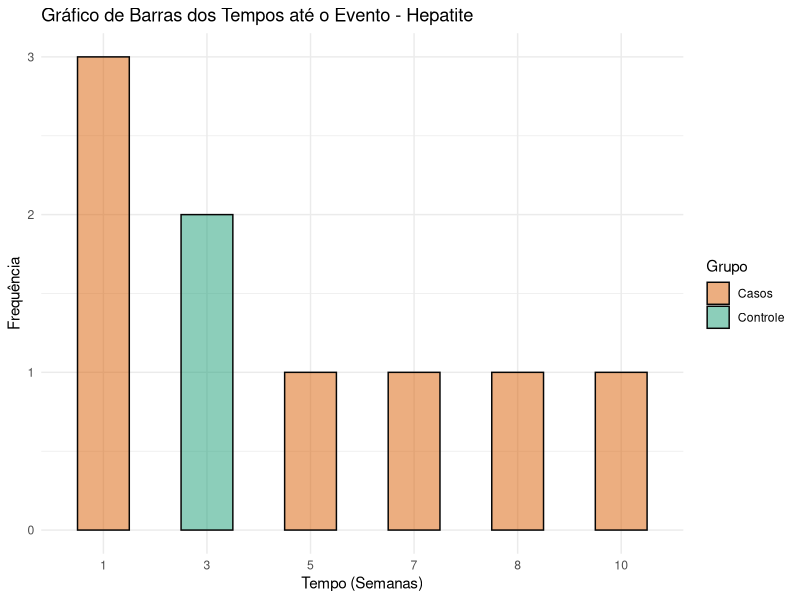
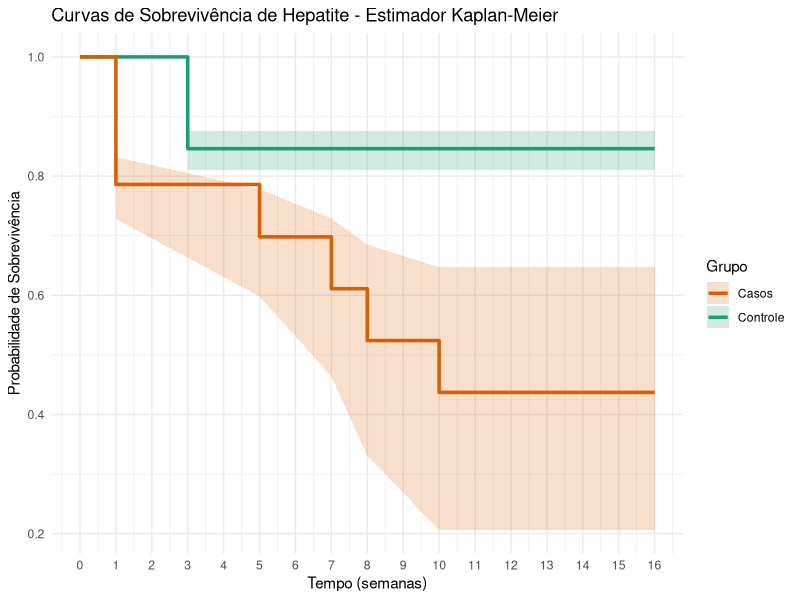
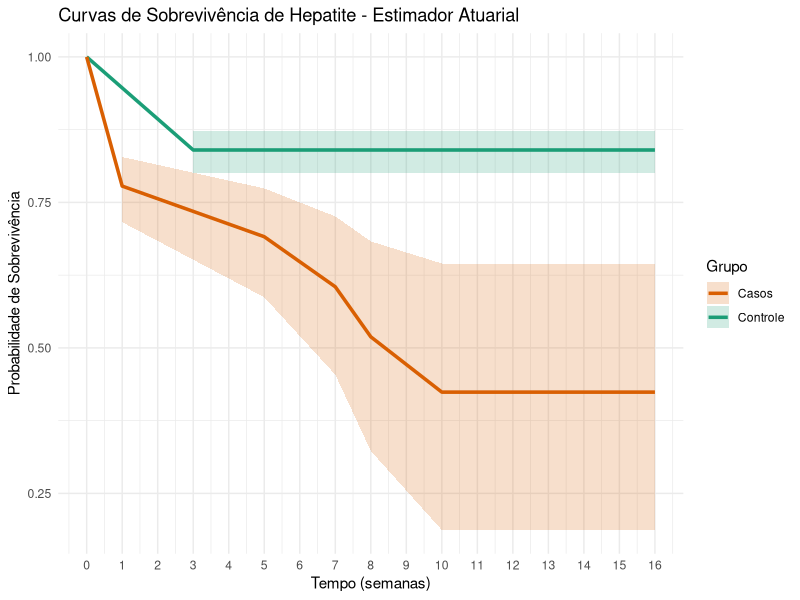
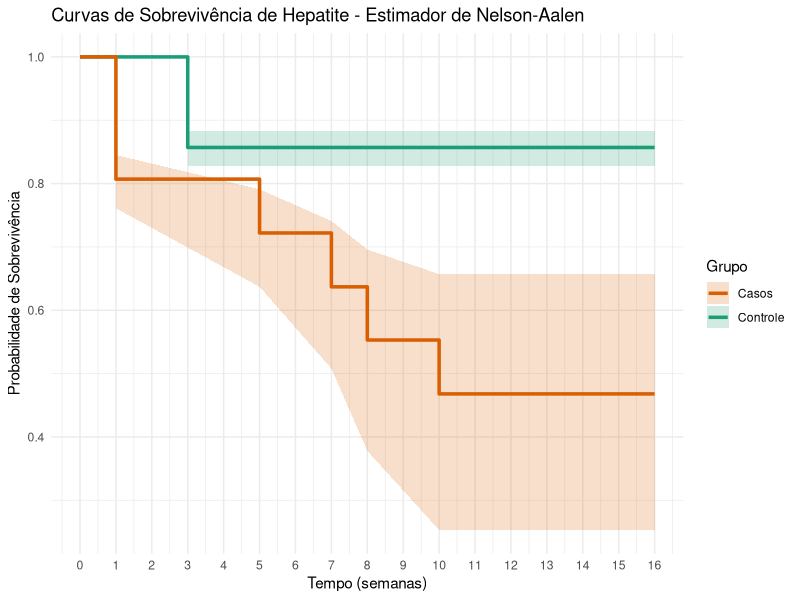
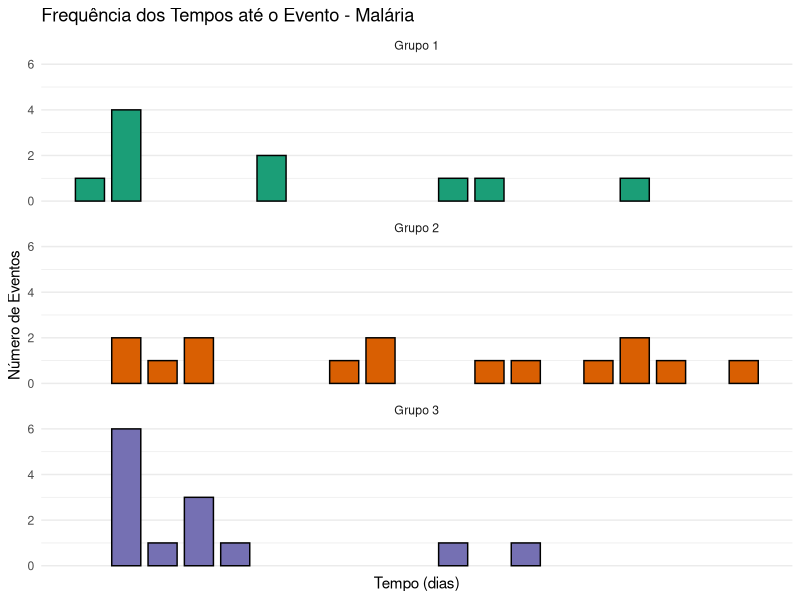
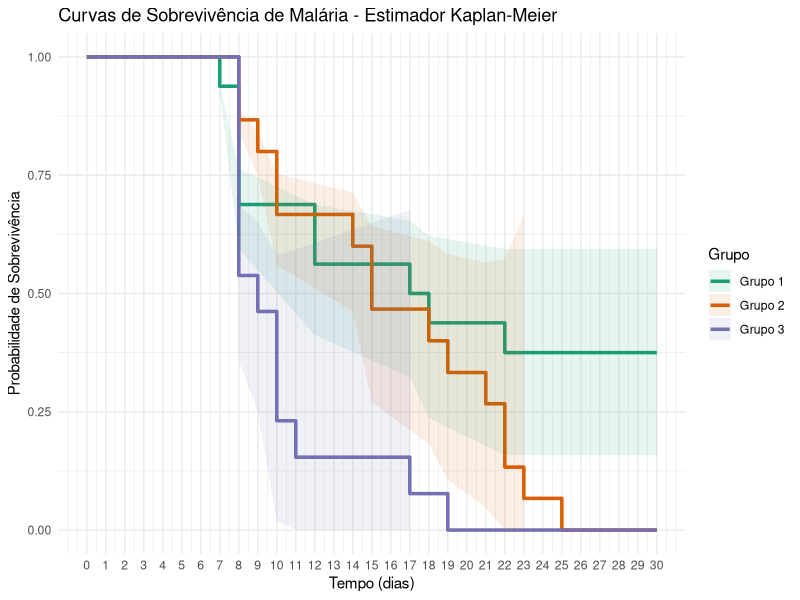
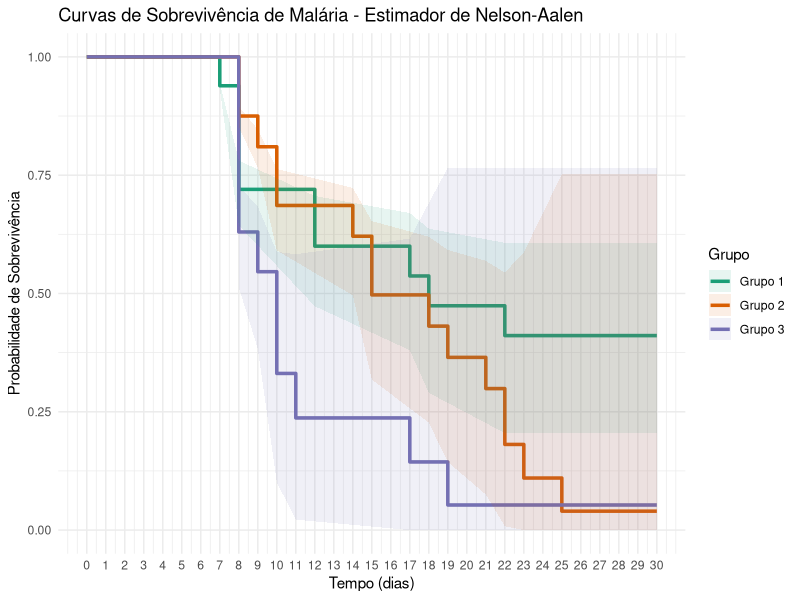
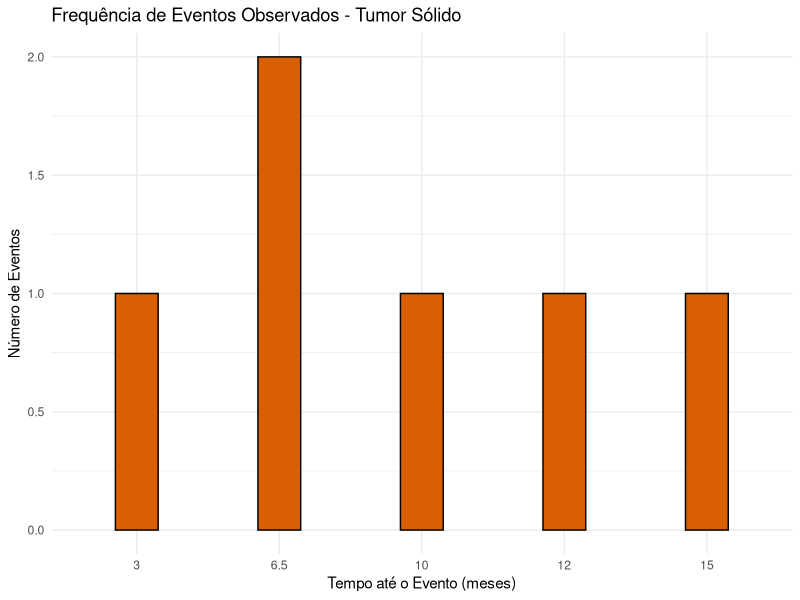

The R source for these figures, in order:
## ---- chunk 1
# Carregamento dos pacotes necessários

# Pacote para análise de sobrevivência
# install.packages("survival")
library(survival)

# Pacote para visualização dos dados
# install.packages("ggplot2")
library(ggplot2)

# Pacote para manipulação de dados
# install.packages("dplyr")
library(dplyr)
## ---- chunk 2
########## Estimador Atuarial ###########
eaa <- function(time, evento, classEvento = 1, alpha = 0.05, conf = "normal") {
  tempo_evento <- sort(unique(time[evento == classEvento]))

  data <- data.frame(
    time = tempo_evento,
    n_risk = NA,
    n_event = NA,
    censured = NA,
    n_risk_adj = NA,
    q_i = NA,
    p_i = NA,
    S_t_i = NA,
    std_error = NA,
    lower = NA,
    upper = NA
  )

  S_t_back <- 1

  for (i in seq_along(data$time)) {
    t <- data$time[i]

    data$n_risk[i] <- sum(time >= t)
    data$n_event[i] <- sum(time == t & evento == classEvento)
    data$censured[i] <- sum(time == t & evento != classEvento)
    data$n_risk_adj[i] <- data$n_risk[i] - data$censured[i] / 2

    if (data$n_risk_adj[i] > 0) {
      data$q_i[i] <- data$n_event[i] / data$n_risk_adj[i]
      data$p_i[i] <- 1 - data$q_i[i]
      data$S_t_i[i] <- S_t_back * data$p_i[i]
      S_t_back <- data$S_t_i[i]
    } else {
      data$S_t_i[i] <- S_t_back
    }

    # Variância (usada nos dois métodos)
    var_S_t <- data$S_t_i[i]^2 * sum(data$q_i[1:i] / (data$n_risk_adj[1:i] * data$p_i[1:i]))
    data$std_error[i] <- sqrt(var_S_t)

    if (conf == "normal") {
      data$upper[i] <- data$S_t_i[i] + qnorm(1 - alpha / 2) * data$std_error[i]
      data$lower[i] <- data$S_t_i[i] - qnorm(1 - alpha / 2) * data$std_error[i]
    }

    if (conf == "log-log") {
      if (data$S_t_i[i] > 0 && data$S_t_i[i] < 1) {
        loglog_S <- log(-log(data$S_t_i[i]))
        se_loglog <- sqrt(sum(data$q_i[1:i] / (data$n_risk_adj[1:i] * data$p_i[1:i])))
        z <- qnorm(1 - alpha / 2)
        lower_loglog <- loglog_S - z * se_loglog
        upper_loglog <- loglog_S + z * se_loglog
        data$lower[i] <- exp(-exp(upper_loglog))
        data$upper[i] <- exp(-exp(lower_loglog))
      } else {
        data$lower[i] <- NA
        data$upper[i] <- NA
      }
    }
  }
  cols_to_round <- c("n_risk_adj", "q_i", "p_i", "S_t_i", "std_error", "lower", "upper")
  data[cols_to_round] <- round(data[cols_to_round], 3)

  return(data)
}


########### Estimador de Kaplan-Meier ###########
ekm <- function(time, evento, classEvento = 1, alpha = 0.05, conf = "normal") {
  tempo_evento <- sort(unique(time[evento == classEvento]))

  data <- data.frame(
    time = tempo_evento,
    n_risk = NA,
    n_event = NA,
    censured = NA,
    q_i = NA,
    p_i = NA,
    S_t_i = NA,
    std_error = NA,
    lower = NA,
    upper = NA
  )

  S_t_back <- 1

  for (i in seq_along(data$time)) {
    t <- data$time[i]

    data$n_risk[i] <- sum(time >= t)
    data$n_event[i] <- sum(time == t & evento == classEvento)
    data$censured[i] <- sum(time == t & evento != classEvento)

    if (data$n_risk[i] > 0) {
      data$q_i[i] <- data$n_event[i] / data$n_risk[i]
      data$p_i[i] <- 1 - data$q_i[i]
      data$S_t_i[i] <- S_t_back * data$p_i[i]
      S_t_back <- data$S_t_i[i]
    } else {
      data$S_t_i[i] <- S_t_back
    }

    term <- data$n_event[1:i] / (data$n_risk[1:i] * (data$n_risk[1:i] - data$n_event[1:i]))
    term[is.infinite(term)] <- 0
    var_S_t <- data$S_t_i[i]^2 * sum(term, na.rm = TRUE)

    data$std_error[i] <- sqrt(var_S_t)

    if (conf == "log-log") {
      if (data$S_t_i[i] > 0 && data$S_t_i[i] < 1) {
        z <- qnorm(1 - alpha / 2)
        var_loglog <- sum(term, na.rm = TRUE)
        loglog_S <- log(-log(data$S_t_i[i]))

        lower_loglog <- loglog_S - z * sqrt(var_loglog)
        upper_loglog <- loglog_S + z * sqrt(var_loglog)

        data$lower[i] <- exp(-exp(upper_loglog))
        data$upper[i] <- exp(-exp(lower_loglog))
      } else {
        data$lower[i] <- NA
        data$upper[i] <- NA
      }
    }

    if (conf == "normal") {
      if (data$S_t_i[i] > 0 && data$S_t_i[i] < 1) {
        data$upper[i] <- data$S_t_i[i] + qnorm(1 - alpha / 2) * data$std_error[i]
        data$lower[i] <- data$S_t_i[i] - qnorm(1 - alpha / 2) * data$std_error[i]
      } else {
        data$upper[i] <- NA
        data$lower[i] <- NA
      }
    }
  }
  cols_to_round <- c("q_i", "p_i", "S_t_i", "std_error", "lower", "upper")
  data[cols_to_round] <- round(data[cols_to_round], 3)

  return(data)
}


########## Estimador de Nelson-Aalen ###########
ena <- function(time, evento, classEvento = 1, alpha = 0.05, conf = "normal") {
  tempo_evento <- sort(unique(time[evento == classEvento]))

  data <- data.frame(
    time = tempo_evento,
    n_risk = NA,
    n_event = NA,
    censured = NA,
    q_i = NA,
    p_i = NA,
    S_t_i = NA,
    std_error = NA,
    lower = NA,
    upper = NA
  )

  for (i in seq_along(data$time)) {
    t <- data$time[i]

    data$n_risk[i] <- sum(time >= t)
    data$n_event[i] <- sum(time == t & evento == classEvento)

    if (data$n_risk[i] > 0) {
      data$q_i[i] <- data$n_event[i] / data$n_risk[i]
      data$p_i[i] <- 1 - data$q_i[i]
      data$censured[i] <- sum(time == t & evento != classEvento)
      estimatorNelson <- sum(data$n_event[1:i] / data$n_risk[1:i])
      data$S_t_i[i] <- exp(-estimatorNelson)
    } else {
      data$S_t_i[i] <- 1
    }
    var_S_t <- data$S_t_i[i]**2 * sum(data$n_event[1:i] / data$n_risk[1:i]**2)
    data$std_error[i] <- sqrt(var_S_t)

    if (conf == "log-log") {
      z <- qnorm(1 - alpha / 2)
      if (data$S_t_i[i] > 0 && data$S_t_i[i] < 1) {
        loglog_S <- log(-log(data$S_t_i[i]))
        var_loglog <- sum(data$n_event[1:i] / (data$n_risk[1:i]^2))

        lower_loglog <- loglog_S - z * sqrt(var_loglog)
        upper_loglog <- loglog_S + z * sqrt(var_loglog)

        data$lower[i] <- exp(-exp(upper_loglog))
        data$upper[i] <- exp(-exp(lower_loglog))
      } else {
        data$lower[i] <- NA
        data$upper[i] <- NA
      }
    }

    if (conf == "normal") {
      if (data$S_t_i[i] > 0 && data$S_t_i[i] < 1) {
        data$upper[i] <- data$S_t_i[i] + qnorm(1 - alpha / 2) * data$std_error[i]
        data$lower[i] <- data$S_t_i[i] - qnorm(1 - alpha / 2) * data$std_error[i]
      } else {
        data$upper[i] <- NA
        data$lower[i] <- NA
      }
    }
  }

  cols_to_round <- c("q_i", "p_i", "S_t_i", "std_error", "lower", "upper")
  data[cols_to_round] <- round(data[cols_to_round], 3)

  return(data)
}


########## Teste Log-Rank ###########
logrank <- function(dadosGrupo1, dadosGrupo2) {
  time <- sort(unique(c(dadosGrupo1$time, dadosGrupo2$time)))

  O1_total <- 0 # Observado no grupo 1
  O2_total <- 0 # Observado no grupo 2
  E1_total <- 0 # Esperado no grupo 1
  E2_total <- 0 # Esperado no grupo 2
  V_total <- 0 # Variância acumulada

  for (t in time) {
    n1 <- sum(dadosGrupo1$time >= t)
    n2 <- sum(dadosGrupo2$time >= t)

    d1 <- sum(dadosGrupo1$time == t & dadosGrupo1$evento == 1)
    d2 <- sum(dadosGrupo2$time == t & dadosGrupo2$evento == 1)

    d <- d1 + d2
    n <- n1 + n2

    if (d > 0 && n > 1) {
      E1 <- d * (n1 / n)
      E2 <- d * (n2 / n)
      V <- d * (n1 / n) * (n2 / n) * ((n - d) / (n - 1))

      O1_total <- O1_total + d1
      O2_total <- O2_total + d2
      E1_total <- E1_total + E1
      E2_total <- E2_total + E2
      V_total <- V_total + V
    }
  }

  Z <- (O1_total - E1_total)^2 / V_total
  p_value <- 1 - pchisq(Z, df = 1)

  tabela <- data.frame(
    Grupo = c("Grupo 1", "Grupo 2"),
    Observado = c(O1_total, O2_total),
    Esperado = c(E1_total, E2_total)
  )

  print(tabela)
  cat("\nVariância total:", round(V_total, 4))
  cat("\nEstatística do teste (Chi²):", round(Z, 4))
  cat("\np-valor:", round(p_value, 4), "\n")

  invisible(list(tabela = tabela, chi2 = Z, p = p_value))
}
## ---- chunk 3
########### Hepatite ###########
hControle <- data.frame(
  time = c(
    1, 2, 3, 3, 3, 5, 5, 16, 16, 16, 16,
    16, 16, 16, 16
  ),
  evento = c(0, 0, 1, 1, 0, 0, 0, 0, 0, 0, 0, 0, 0, 0, 0)
)

hCasos <- data.frame(
  time = c(
    1, 1, 1, 1, 4, 5, 7, 8, 10, 10, 12, 16, 16,
    16
  ),
  evento = c(1, 1, 1, 0, 0, 1, 1, 1, 1, 0, 0, 0, 0, 0)
)
## ---- chunk 4
dados <- rbind(
  data.frame(time = hControle$time[hControle$evento == 1], grupo = "Controle"),
  data.frame(time = hCasos$time[hCasos$evento == 1], grupo = "Casos")
)

dados$time <- factor(dados$time, levels = sort(unique(dados$time)))

ggplot(dados, aes(x = time, fill = grupo)) +
  geom_bar(position = "identity", alpha = 0.5, color = "#050505", width = 0.5) +
  labs(
    title = "Gráfico de Barras dos Tempos até o Evento - Hepatite",
    x = "Tempo (Semanas)",
    y = "Frequência",
    fill = "Grupo"
  ) +
  scale_fill_manual(values = c("Controle" = "#1b9e77", "Casos" = "#d95f02")) +
  theme_minimal()
## ---- chunk 5
print(length(hControle$time))

print(length(hCasos$time))
## ---- chunk 6
ekmControle <- ekm(
  time = hControle$time,
  evento = hControle$evento,
  classEvento = 1,
  alpha = 0.05,
  conf = "log-log"
)
ekmCasos <- ekm(
  time = hCasos$time,
  evento = hCasos$evento,
  classEvento = 1,
  alpha = 0.05,
  conf = "log-log"
)
## ---- chunk 7
print(ekmControle)
## ---- chunk 8
print(ekmCasos)
## ---- chunk 9
# Adiciona manualmente os pontos iniciais e finais
ekmControle_ext <- ekmControle %>%
  add_row(time = 0, S_t_i = 1, lower = NA, upper = NA, .before = 1) %>%
  add_row(
    time = 16,
    S_t_i = tail(ekmControle$S_t_i, 1),
    lower = tail(ekmControle$lower, 1),
    upper = tail(ekmControle$upper, 1)
  )

ekmCasos_ext <- ekmCasos %>%
  add_row(time = 0, S_t_i = 1, lower = NA, upper = NA, .before = 1) %>%
  add_row(
    time = 16,
    S_t_i = tail(ekmCasos$S_t_i, 1),
    lower = tail(ekmCasos$lower, 1),
    upper = tail(ekmCasos$upper, 1)
  )

# Gráfico de escada Kaplan-Meier
ggplot() +
  geom_step(data = ekmControle_ext, aes(x = time, y = S_t_i, color = "Controle"), size = 1.2) +
  geom_step(data = ekmCasos_ext, aes(x = time, y = S_t_i, color = "Casos"), size = 1.2) +
  geom_ribbon(
    data = ekmControle_ext,
    aes(x = time, ymin = lower, ymax = upper, fill = "Controle"), alpha = 0.2
  ) +
  geom_ribbon(
    data = ekmCasos_ext,
    aes(x = time, ymin = lower, ymax = upper, fill = "Casos"), alpha = 0.2
  ) +
  scale_color_manual(values = c("Controle" = "#1b9e77", "Casos" = "#d95f02")) +
  scale_fill_manual(values = c("Controle" = "#1b9e77", "Casos" = "#d95f02")) +
  labs(
    title = "Curvas de Sobrevivência de Hepatite - Estimador Kaplan-Meier",
    x = "Tempo (semanas)",
    y = "Probabilidade de Sobrevivência",
    color = "Grupo",
    fill = "Grupo"
  ) +
  theme_minimal() +
  scale_x_continuous(breaks = seq(0, 16, 1))
## ---- chunk 10
eaaControle <- eaa(
  time = hControle$time,
  evento = hControle$evento,
  classEvento = 1,
  conf = "log-log"
)
eaaCasos <- eaa(
  time = hCasos$time,
  evento = hCasos$evento,
  classEvento = 1,
  conf = "log-log"
)
## ---- chunk 11
print(eaaControle)
## ---- chunk 12
print(eaaCasos)
## ---- chunk 13
# Adiciona manualmente os pontos iniciais e finais
eaaControle_ext <- eaaControle %>%
  add_row(time = 0, S_t_i = 1, lower = NA, upper = NA, .before = 1) %>%
  add_row(
    time = 16,
    S_t_i = tail(eaaControle$S_t_i, 1),
    lower = tail(eaaControle$lower, 1),
    upper = tail(eaaControle$upper, 1)
  )

eaaCasos_ext <- eaaCasos %>%
  add_row(time = 0, S_t_i = 1, lower = NA, upper = NA, .before = 1) %>%
  add_row(
    time = 16,
    S_t_i = tail(eaaCasos$S_t_i, 1),
    lower = tail(eaaCasos$lower, 1),
    upper = tail(eaaCasos$upper, 1)
  )

# Gráfico de sobrevivência atuarial com linhas suaves
ggplot() +
  geom_line(data = eaaControle_ext, aes(x = time, y = S_t_i, color = "Controle"), size = 1.2) +
  geom_line(data = eaaCasos_ext, aes(x = time, y = S_t_i, color = "Casos"), size = 1.2) +
  geom_ribbon(
    data = eaaControle_ext,
    aes(x = time, ymin = lower, ymax = upper, fill = "Controle"), alpha = 0.2
  ) +
  geom_ribbon(
    data = eaaCasos_ext,
    aes(x = time, ymin = lower, ymax = upper, fill = "Casos"), alpha = 0.2
  ) +
  scale_color_manual(values = c("Controle" = "#1b9e77", "Casos" = "#d95f02")) +
  scale_fill_manual(values = c("Controle" = "#1b9e77", "Casos" = "#d95f02")) +
  labs(
    title = "Curvas de Sobrevivência de Hepatite - Estimador Atuarial",
    x = "Tempo (semanas)",
    y = "Probabilidade de Sobrevivência",
    color = "Grupo",
    fill = "Grupo"
  ) +
  theme_minimal() +
  scale_x_continuous(breaks = seq(0, 16, 1))
## ---- chunk 14
enaControle <- ena(
  time = hControle$time,
  evento = hControle$evento,
  classEvento = 1,
  alpha = 0.05,
  conf = "log-log"
)
enaCasos <- ena(
  time = hCasos$time,
  evento = hCasos$evento,
  classEvento = 1,
  alpha = 0.05,
  conf = "log-log"
)
## ---- chunk 15
print(enaControle)
## ---- chunk 16
print(enaCasos)
## ---- chunk 17
# Adiciona manualmente os pontos iniciais e finais
enaControle_ext <- enaControle %>%
  add_row(time = 0, S_t_i = 1, lower = NA, upper = NA, .before = 1) %>%
  add_row(
    time = 16,
    S_t_i = tail(enaControle$S_t_i, 1),
    lower = tail(enaControle$lower, 1),
    upper = tail(enaControle$upper, 1)
  )

enaCasos_ext <- enaCasos %>%
  add_row(time = 0, S_t_i = 1, lower = NA, upper = NA, .before = 1) %>%
  add_row(
    time = 16,
    S_t_i = tail(enaCasos$S_t_i, 1),
    lower = tail(enaCasos$lower, 1),
    upper = tail(enaCasos$upper, 1)
  )

# Gráfico de escada Kaplan-Meier
ggplot() +
  geom_step(data = enaControle_ext, aes(x = time, y = S_t_i, color = "Controle"), size = 1.2) +
  geom_step(data = enaCasos_ext, aes(x = time, y = S_t_i, color = "Casos"), size = 1.2) +
  geom_ribbon(
    data = enaControle_ext,
    aes(x = time, ymin = lower, ymax = upper, fill = "Controle"), alpha = 0.2
  ) +
  geom_ribbon(
    data = enaCasos_ext,
    aes(x = time, ymin = lower, ymax = upper, fill = "Casos"), alpha = 0.2
  ) +
  scale_color_manual(values = c("Controle" = "#1b9e77", "Casos" = "#d95f02")) +
  scale_fill_manual(values = c("Controle" = "#1b9e77", "Casos" = "#d95f02")) +
  labs(
    title = "Curvas de Sobrevivência de Hepatite - Estimador de Nelson-Aalen",
    x = "Tempo (semanas)",
    y = "Probabilidade de Sobrevivência",
    color = "Grupo",
    fill = "Grupo"
  ) +
  theme_minimal() +
  scale_x_continuous(breaks = seq(0, 16, 1))
## ---- chunk 18
logrank(hCasos, hControle)
## ---- chunk 19
########### Malária ###########
mG1 <- data.frame(
  time = c(7, 8, 8, 8, 8, 12, 12, 17, 18, 22, 30, 30, 30, 30, 30, 30),
  evento = c(1, 1, 1, 1, 1, 1, 1, 1, 1, 1, 0, 0, 0, 0, 0, 0),
  grupo = "Grupo 1"
)
mG2 <- data.frame(
  time = c(8, 8, 9, 10, 10, 14, 15, 15, 18, 19, 21, 22, 22, 23, 25),
  evento = c(rep(1, 15)),
  grupo = "Grupo 2"
)
mG3 <- data.frame(
  time = c(8, 8, 8, 8, 8, 8, 9, 10, 10, 10, 11, 17, 19),
  evento = c(rep(1, 13)),
  grupo = "Grupo 3"
)
## ---- chunk 20
# Junta os três grupos
dadosMalaria <- bind_rows(mG1, mG2, mG3)

# Filtra apenas os eventos (evento == 1)
dadosEventos <- dadosMalaria %>% filter(evento == 1)

# Gráfico com facetas e cores diferentes
ggplot(dadosEventos, aes(x = time, fill = grupo)) +
  geom_bar(
    color = "black", width = 0.8
  ) +
  facet_wrap(~grupo, ncol = 1) + # Mude para nrow = 1 para mostrar lado a lado
  labs(
    title = "Frequência dos Tempos até o Evento - Malária",
    x = "Tempo (dias)",
    y = "Número de Eventos"
  ) +
  scale_x_continuous(breaks = sort(unique(dadosEventos$tempo))) +
  scale_fill_manual(
    values = c("Grupo 1" = "#1b9e77", "Grupo 2" = "#d95f02", "Grupo 3" = "#7570b3")
  ) +
  theme_minimal() +
  theme(legend.position = "none")
## ---- chunk 21
print(paste("Número de camundongos no Grupo 1:", length(mG1$tempo), "| Número de falhas:", sum(mG1$evento)))
print(paste("Número de camundongos no Grupo 2:", length(mG2$tempo), "| Número de falhas:", sum(mG2$evento)))
print(paste("Número de camundongos no Grupo 3:", length(mG3$tempo), "| Número de falhas:", sum(mG3$evento)))
## ---- chunk 22
ekmMalariaG1 <- ekm(
  time = mG1$time,
  evento = mG1$evento,
  classEvento = 1,
  alpha = 0.05,
  conf = "log-log"
)
ekmMalariaG2 <- ekm(
  time = mG2$time,
  evento = mG2$evento,
  classEvento = 1,
  alpha = 0.05,
  conf = "log-log"
)
ekmMalariaG3 <- ekm(
  time = mG3$time,
  evento = mG3$evento,
  classEvento = 1,
  alpha = 0.05,
  conf = "log-log"
)
## ---- chunk 23
print(ekmMalariaG1)
## ---- chunk 24
print(ekmMalariaG2)
## ---- chunk 25
print(ekmMalariaG3)
## ---- chunk 26
# Adiciona manualmente os pontos iniciais e finais
ekmMalariaG1_ext <- ekmMalariaG1 %>%
  add_row(time = 0, S_t_i = 1, lower = NA, upper = NA, .before = 1) %>%
  add_row(
    time = 30,
    S_t_i = tail(ekmMalariaG1$S_t_i, 1),
    lower = tail(ekmMalariaG1$lower, 1),
    upper = tail(ekmMalariaG1$upper, 1)
  )
ekmMalariaG2_ext <- ekmMalariaG2 %>%
  add_row(time = 0, S_t_i = 1, lower = NA, upper = NA, .before = 1) %>%
  add_row(
    time = 30,
    S_t_i = tail(ekmMalariaG2$S_t_i, 1),
    lower = tail(ekmMalariaG2$lower, 1),
    upper = tail(ekmMalariaG2$upper, 1)
  )
ekmMalariaG3_ext <- ekmMalariaG3 %>%
  add_row(time = 0, S_t_i = 1, lower = NA, upper = NA, .before = 1) %>%
  add_row(
    time = 30,
    S_t_i = tail(ekmMalariaG3$S_t_i, 1),
    lower = tail(ekmMalariaG3$lower, 1),
    upper = tail(ekmMalariaG3$upper, 1)
  )

ggplot() +
  geom_step(data = ekmMalariaG1_ext, aes(x = time, y = S_t_i, color = "Grupo 1"), size = 1.2) +
  geom_step(data = ekmMalariaG2_ext, aes(x = time, y = S_t_i, color = "Grupo 2"), size = 1.2) +
  geom_step(data = ekmMalariaG3_ext, aes(x = time, y = S_t_i, color = "Grupo 3"), size = 1.2) +
  geom_ribbon(
    data = ekmMalariaG1_ext,
    aes(x = time, ymin = lower, ymax = upper, fill = "Grupo 1"), alpha = 0.1
  ) +
  geom_ribbon(
    data = ekmMalariaG2_ext,
    aes(x = time, ymin = lower, ymax = upper, fill = "Grupo 2"), alpha = 0.1
  ) +
  geom_ribbon(
    data = ekmMalariaG3_ext,
    aes(x = time, ymin = lower, ymax = upper, fill = "Grupo 3"), alpha = 0.1
  ) +
  scale_color_manual(values = c("Grupo 1" = "#1b9e77", "Grupo 2" = "#d95f02", "Grupo 3" = "#7570b3")) +
  scale_fill_manual(values = c("Grupo 1" = "#1b9e77", "Grupo 2" = "#d95f02", "Grupo 3" = "#7570b3")) +
  labs(
    title = "Curvas de Sobrevivência de Malária - Estimador Kaplan-Meier",
    x = "Tempo (dias)",
    y = "Probabilidade de Sobrevivência",
    color = "Grupo",
    fill = "Grupo"
  ) +
  theme_minimal() +
  scale_x_continuous(breaks = seq(0, 30, 1))
## ---- chunk 27
enaMalariaG1 <- ena(
  time = mG1$time,
  evento = mG1$evento,
  classEvento = 1,
  alpha = 0.05,
  conf = "log-log"
)
enaMalariaG2 <- ena(
  time = mG2$time,
  evento = mG2$evento,
  classEvento = 1,
  alpha = 0.05,
  conf = "log-log"
)
enaMalariaG3 <- ena(
  time = mG3$time,
  evento = mG3$evento,
  classEvento = 1,
  alpha = 0.05,
  conf = "log-log"
)
## ---- chunk 28
print(enaMalariaG1)
## ---- chunk 29
print(enaMalariaG2)
## ---- chunk 30
print(enaMalariaG3)
## ---- chunk 31
# Adiciona manualmente os pontos iniciais e finais
enaMalariaG1_ext <- enaMalariaG1 %>%
  add_row(time = 0, S_t_i = 1, lower = NA, upper = NA, .before = 1) %>%
  add_row(
    time = 30,
    S_t_i = tail(enaMalariaG1$S_t_i, 1),
    lower = tail(enaMalariaG1$lower, 1),
    upper = tail(enaMalariaG1$upper, 1)
  )
enaMalariaG2_ext <- enaMalariaG2 %>%
  add_row(time = 0, S_t_i = 1, lower = NA, upper = NA, .before = 1) %>%
  add_row(
    time = 30,
    S_t_i = tail(enaMalariaG2$S_t_i, 1),
    lower = tail(enaMalariaG2$lower, 1),
    upper = tail(enaMalariaG2$upper, 1)
  )
enaMalariaG3_ext <- enaMalariaG3 %>%
  add_row(time = 0, S_t_i = 1, lower = NA, upper = NA, .before = 1) %>%
  add_row(
    time = 30,
    S_t_i = tail(enaMalariaG3$S_t_i, 1),
    lower = tail(enaMalariaG3$lower, 1),
    upper = tail(enaMalariaG3$upper, 1)
  )
ggplot() +
  geom_step(data = enaMalariaG1_ext, aes(x = time, y = S_t_i, color = "Grupo 1"), size = 1.2) +
  geom_step(data = enaMalariaG2_ext, aes(x = time, y = S_t_i, color = "Grupo 2"), size = 1.2) +
  geom_step(data = enaMalariaG3_ext, aes(x = time, y = S_t_i, color = "Grupo 3"), size = 1.2) +
  geom_ribbon(
    data = enaMalariaG1_ext,
    aes(x = time, ymin = lower, ymax = upper, fill = "Grupo 1"), alpha = 0.1
  ) +
  geom_ribbon(
    data = enaMalariaG2_ext,
    aes(x = time, ymin = lower, ymax = upper, fill = "Grupo 2"), alpha = 0.1
  ) +
  geom_ribbon(
    data = enaMalariaG3_ext,
    aes(x = time, ymin = lower, ymax = upper, fill = "Grupo 3"), alpha = 0.1
  ) +
  scale_color_manual(values = c("Grupo 1" = "#1b9e77", "Grupo 2" = "#d95f02", "Grupo 3" = "#7570b3")) +
  scale_fill_manual(values = c("Grupo 1" = "#1b9e77", "Grupo 2" = "#d95f02", "Grupo 3" = "#7570b3")) +
  labs(
    title = "Curvas de Sobrevivência de Malária - Estimador de Nelson-Aalen",
    x = "Tempo (dias)",
    y = "Probabilidade de Sobrevivência",
    color = "Grupo",
    fill = "Grupo"
  ) +
  theme_minimal() +
  scale_x_continuous(breaks = seq(0, 30, 1))
## ---- chunk 32
# Coreção de Bonferroni
print(round(0.05 / 3, 3))
print(round(0.10 / 3, 3))
## ---- chunk 33
# Grupo 1 vs Grupo 2
logrank(mG1, mG2)
## ---- chunk 34
# Grupo 1 vs Grupo 3
logrank(mG1, mG3)
## ---- chunk 35
# Grupo 2 vs Grupo 3
logrank(mG2, mG3)
## ---- chunk 36
########### Reincidência de tumor sólido ###########
tumorSolido <- data.frame(
  time = c(3, 4, 5.7, 6.5, 6.5, 8.4, 10, 10, 12, 15),
  evento = c(1, 0, 0, 1, 1, 0, 1, 0, 1, 1)
)
## ---- chunk 37
# Gráfico com facetas e cores diferentes
tumorSolido %>%
  filter(evento == 1) %>%
  ggplot(aes(x = factor(time))) +
  geom_bar(fill = "#d95f02", color = "black", width = 0.3) +
  labs(
    title = "Frequência de Eventos Observados - Tumor Sólido",
    x = "Tempo até o Evento (meses)",
    y = "Número de Eventos"
  ) +
  theme_minimal()
## ---- chunk 38
# Estimador de Kaplan-Meier
ekmTumor <- ekm(
  time = tumorSolido$time,
  evento = tumorSolido$evento,
  classEvento = 1,
  alpha = 0.05,
  conf = "log-log"
)
## ---- chunk 39
print(ekmTumor)
## ---- chunk 40
# Adiciona manualmente os pontos iniciais e finais
ekmTumor_ext <- ekmTumor %>%
  add_row(time = 0, S_t_i = 1, lower = NA, upper = NA, .before = 1) %>%
  add_row(
    time = 15,
    S_t_i = tail(ekmTumor$S_t_i, 1),
    lower = tail(ekmTumor$lower, 1),
    upper = tail(ekmTumor$upper, 1)
  )
ggplot() +
  geom_step(data = ekmTumor_ext, aes(x = time, y = S_t_i), color = "#d95f02", size = 1.2) +
  geom_ribbon(
    data = ekmTumor_ext,
    aes(x = time, ymin = lower, ymax = upper), fill = "#d95f02", alpha = 0.1
  ) +
  labs(
    title = "Curva de Sobrevivência de Tumor Sólido - Estimador Kaplan-Meier",
    x = "Tempo (meses)",
    y = "Probabilidade de Sobrevivência"
  ) +
  theme_minimal() +
  scale_x_continuous(breaks = seq(0, 16, 1))
## ---- chunk 41
# Estimador Atuarial
eaTumor <- eaa(
  time = tumorSolido$time,
  evento = tumorSolido$evento,
  classEvento = 1,
  alpha = 0.05,
  conf = "log-log"
)
## ---- chunk 42
print(eaTumor)
## ---- chunk 43
# Adiciona manualmente os pontos iniciais e finais
eaTumor_ext <- eaTumor %>%
  add_row(time = 0, S_t_i = 1, lower = NA, upper = NA, .before = 1) %>%
  add_row(
    time = 15,
    S_t_i = tail(eaTumor$S_t_i, 1),
    lower = tail(eaTumor$lower, 1),
    upper = tail(eaTumor$upper, 1)
  )
ggplot() +
  geom_line(data = eaTumor_ext, aes(x = time, y = S_t_i), color = "#d95f02", size = 1.2) +
  geom_ribbon(
    data = eaTumor_ext,
    aes(x = time, ymin = lower, ymax = upper), fill = "#d95f02", alpha = 0.1
  ) +
  labs(
    title = "Curva de Sobrevivência de Tumor Sólido - Estimador Atuarial",
    x = "Tempo (meses)",
    y = "Probabilidade de Sobrevivência"
  ) +
  theme_minimal() +
  scale_x_continuous(breaks = seq(0, 16, 1))
## ---- chunk 44
# Estimador de Nelson-Aalen
enaTumor <- ena(
  time = tumorSolido$time,
  evento = tumorSolido$evento,
  classEvento = 1,
  alpha = 0.05,
  conf = "log-log"
)
## ---- chunk 45
print(enaTumor)
## ---- chunk 46
# Adiciona manualmente os pontos iniciais e finais
enaTumor_ext <- enaTumor %>%
  add_row(time = 0, S_t_i = 1, lower = NA, upper = NA, .before = 1) %>%
  add_row(
    time = 15,
    S_t_i = tail(enaTumor$S_t_i, 1),
    lower = tail(enaTumor$lower, 1),
    upper = tail(enaTumor$upper, 1)
  )
ggplot() +
  geom_step(data = enaTumor_ext, aes(x = time, y = S_t_i), color = "#d95f02", size = 1.2) +
  geom_ribbon(
    data = enaTumor_ext,
    aes(x = time, ymin = lower, ymax = upper), fill = "#d95f02", alpha = 0.1
  ) +
  labs(
    title = "Curva de Sobrevivência de Tumor Sólido - Estimador de Nelson-Aalen",
    x = "Tempo (meses)",
    y = "Probabilidade de Sobrevivência"
  ) +
  theme_minimal() +
  scale_x_continuous(breaks = seq(0, 16, 1))
